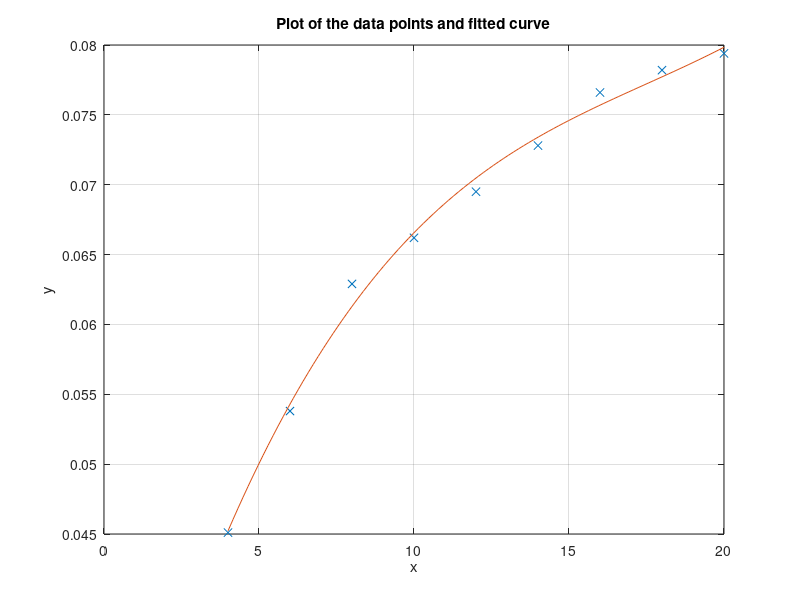

The MATLAB script that drew this image:
% Zein Hajj-Ali
% 101020677

x = [4.0 6.0 8.0 10.0 12.0 14.0 16.0 18.0 20.0];
y = [0.0451 0.0538 0.0629 0.0662 0.0695 0.0728 0.0766 0.0782 0.0794];

p = polyfit(x, y, 3);

fprintf("The third order polynomial that best fits the data given is %fx^3 + %fx^2 + %fx + %f \n", p(1), p(2), p(3), p(4));

poly = @(x) p(1)*x^3 + p(2)*x^2 + p(3)*x + p(4);
rootfinder = @(x) poly(x) - 0.065;
root = fzero(rootfinder, [6 12]);

fprintf("The x value between 6 and 12 for which the fitted curve is exactly equal to 0.065 is %f \n", root);

xt = linspace(4, 20, 100);
yt = polyval(p, xt);

figure(1);
plot(x, y, 'x', xt, yt);
title("Plot of the data points and fitted curve");
xlabel("x");
ylabel("y");
grid on;